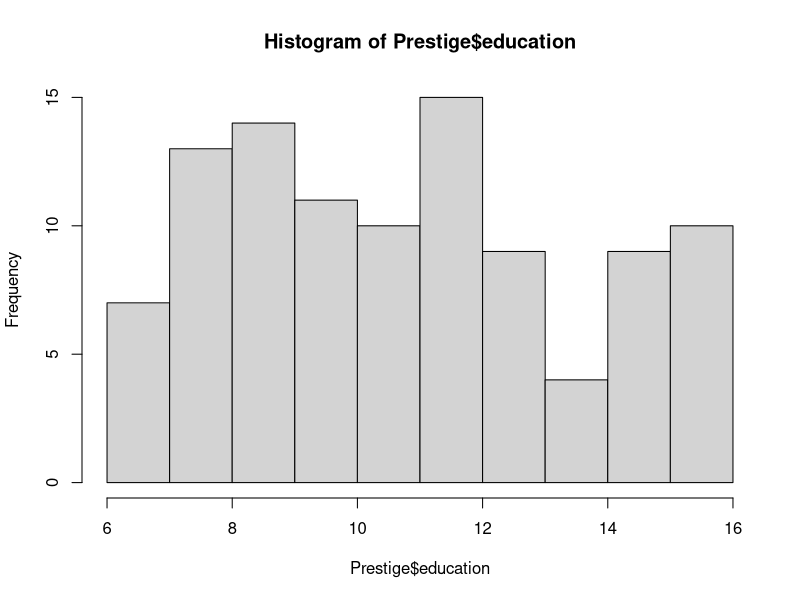
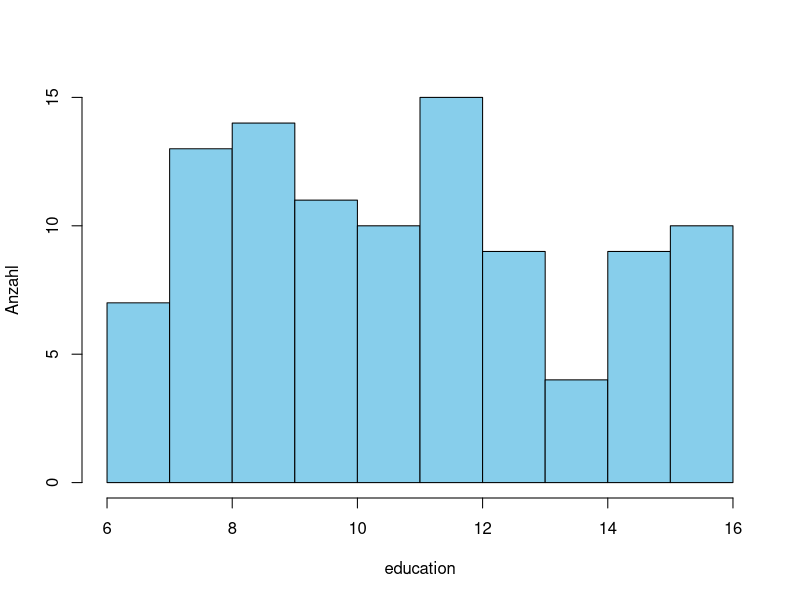
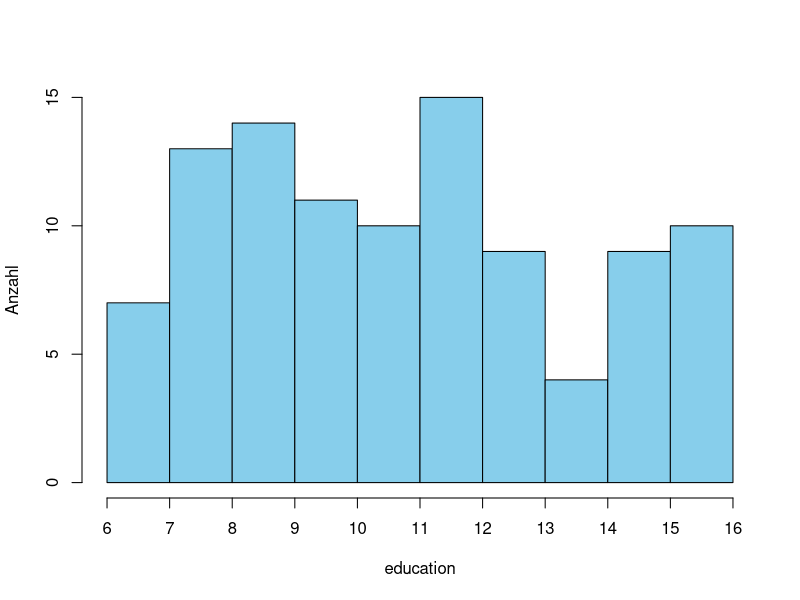
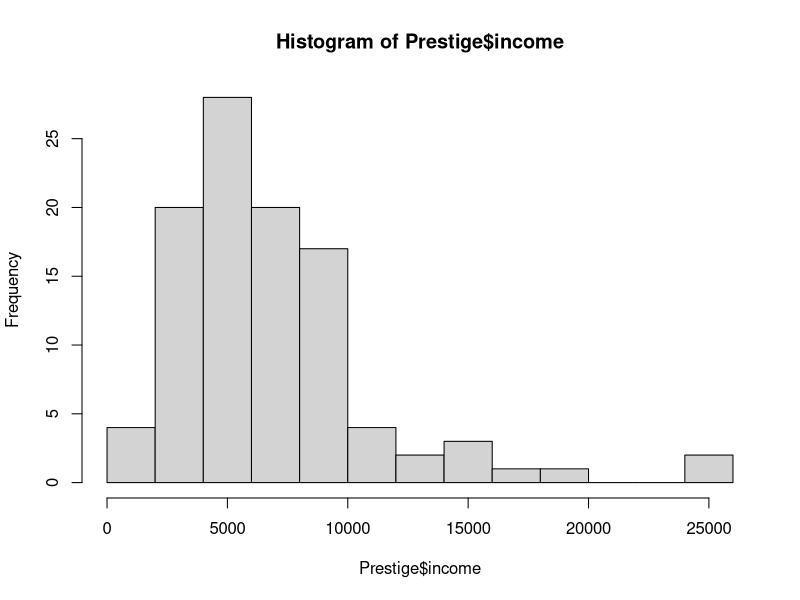
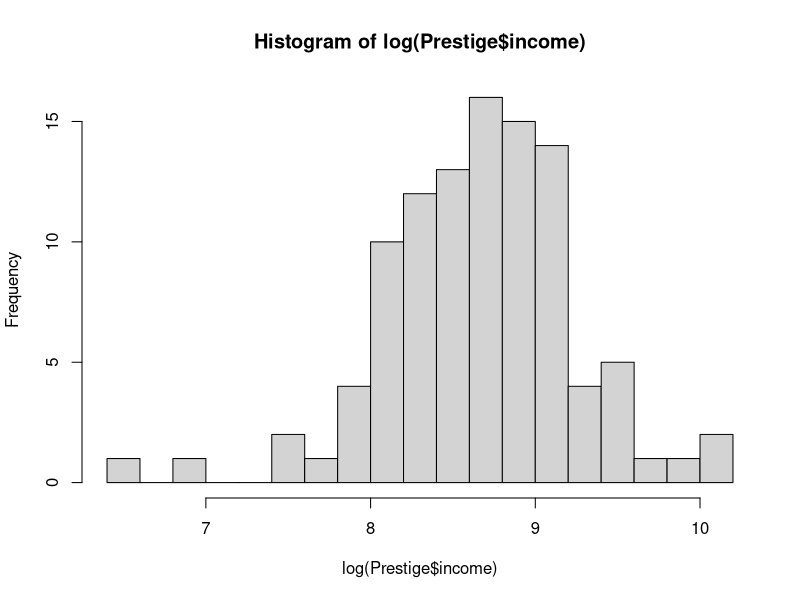
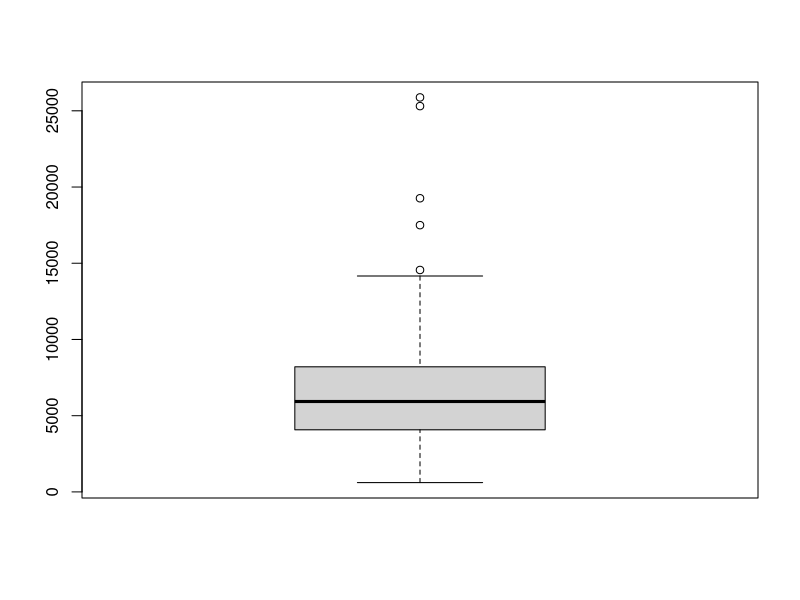
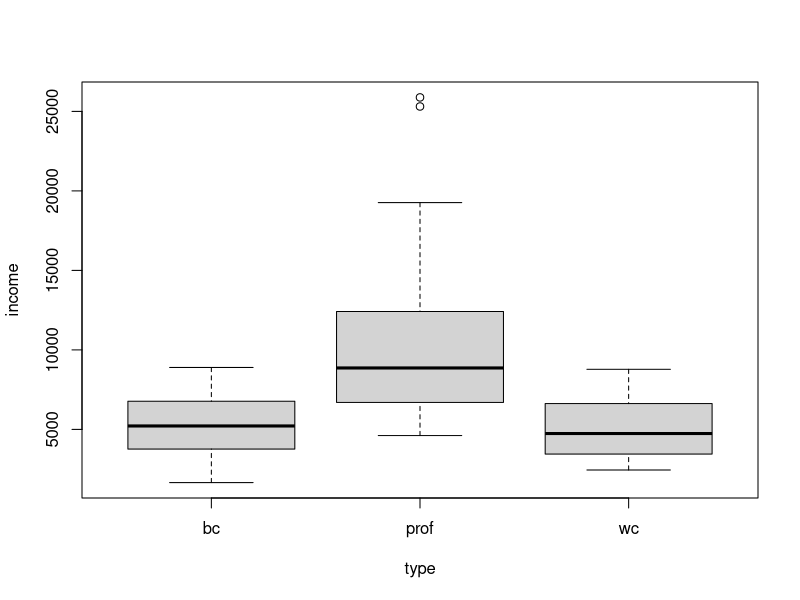
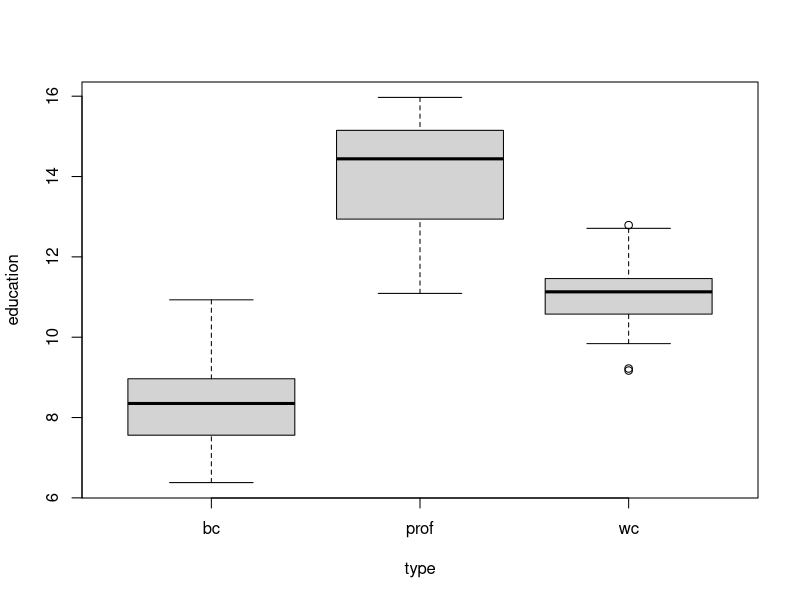

Reproduce these figures in R, in order.
library(carData)
data("Prestige")

############################# str, dim, head ##################################
str(Prestige)
View(Prestige)
dim(Prestige)

# Erste 2 Zeilen 
head(Prestige, 2)

# Wie ist type abgespeichert? (Faktor!)
class(Prestige$type)

############################# Histogram #######################################

# histogram:
hist(Prestige$education)

# schoener:
# margins (unten, links, oben, rechts)
#par(mar = c(4,4,0.3,0.3)) 

# histogram
hist(Prestige$education, 
     xlab = "education",
     ylab = "Anzahl",
     main = "",
     col = "skyblue")
# Sonderwunsch, andere labels
hist(Prestige$education, 
     xlab = "education",
     ylab = "Anzahl",
     main = "",
     col = "skyblue",
     xaxt = "n")
axis(side = 1, 
     at = 6:16,
     labels = 6:16)
# schliesse das Graphik-Device mit
#dev.off()

hist(Prestige$income, breaks = 15)
hist(log(Prestige$income), breaks = 15)


############################# Boxplot #########################################

# boxplot
boxplot(Prestige$income)

# boxplot nach Gruppen

# Formelschreibweise von R:
# boxplot(Zielvariable ~ Gruppierungsvariable, 
#   data = meinDataFrame)
#par(mar = c(4,4,0.3,0.3)) 
boxplot(income ~ type, data = Prestige)
boxplot(education ~ type, data = Prestige)

# Sonderwunsch, mehrere Graphiken in einem:
?par
#par(mfrow = c(1, 2))
boxplot(income ~ type, data = Prestige)
boxplot(education ~ type, data = Prestige)
#dev.off()

############################# Pie Chart #######################################

# pie chart
pie(table(Prestige$type))
barplot(table(Prestige$type))

############################# rel. Haeufigkeit ################################

# relative Haeufigkeit
nrow(Prestige)
table(Prestige$type)                    # abs. Haeufigkeit
table(Prestige$type) / nrow(Prestige)   # rel. Haeufigkeit


############################# Bar Plot ########################################
# rel. Haeufigkeit
barplot(table(Prestige$type) / nrow(Prestige))

# oder (hier: abs. Haeufigkeit)
plot(Prestige$type)


############################# Scatter Plot ####################################

# Scatterplot:
# Formelschreibweise in R:
# (Erster Variablenname ~ Zweiter Variablenname, 
#  data = meinDataframe)

#par(mar = c(4,4,0.3,0.3))
plot(prestige ~ income, data = Prestige)

# Spielerei:
plot(prestige ~ income, data = Prestige,
     col = "red", pch = 20)

# Welche Symbole sind per Nummer verfuegbar?
plot(1:30, rep(1, 30), pch = 1:25)

############################# bivariate Vergleiche ############################

# Alle bivariaten Vergleiche mit pairs()
pairs(Prestige[, c(4, 1:3, 6)])         # prestige zuerst

############################# Mosaicplot ######################################

# Mosaicplot
# anderer Datensatz (wir benoetigen mehr als 
# eine kategorische (factor) Variable)

data(Cars93, package = "MASS")
head(Cars93, 2)

library(dplyr)
# Cars93 %>% 
#   select(DriveTrain, Origin, Type) %>% 
#   group_by(DriveTrain, Origin, Type) %>% 
#   summarise(n = n())

# base R
mosaicplot(
  table(Cars93[, c("Type", "DriveTrain","Origin")]),
  main = ""
)

# vcd::mosaic
#install.packages("vcd")
library(vcd)
mosaic(table(Cars93[, c("DriveTrain","Type", "Origin")]))


############################# Korrelation #####################################

# klassisch:
## Korrlation zwischen education und prestige
cor(Prestige$education, Prestige$prestige)

# robust:
#install.packages("robustbase")
library(robustbase)

covMcd(Prestige[, c("education", "prestige")],
       cor = TRUE)$cor

library(dplyr)

cor(Prestige %>% select(-type))               # exclude factor 'type'
set.seed(123)
covMcd(Prestige %>% select(-type), cor = TRUE)$cor

# Spearman Korrelation (normalerweise nur
# auf ordinale Daten)
cor(Prestige %>% select(-type), method = "spearman")
